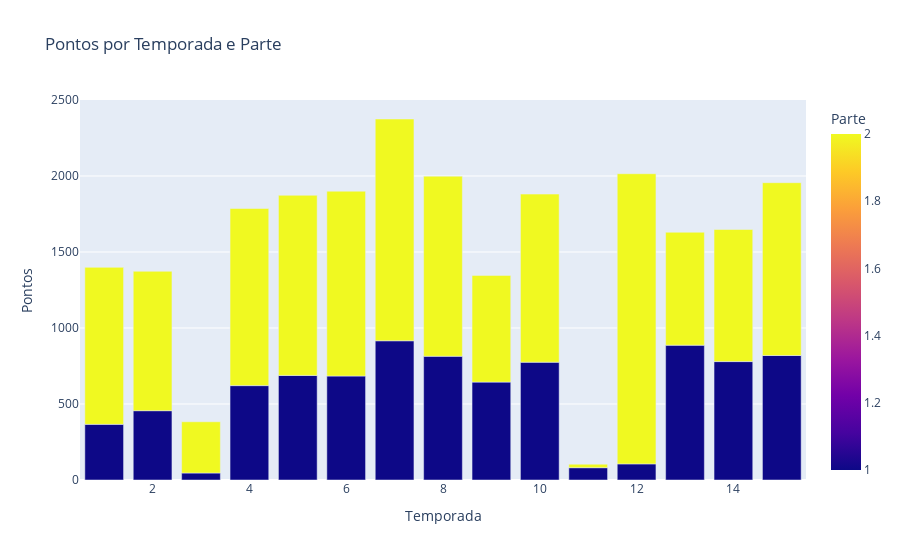

Source (notebook cell):
### Code cell
pontos_por_parte = df.groupby(['Temporada', 'Parte'])['PTS'].sum().reset_index()

#PTS por Temporada e Parte
fig = px.bar(pontos_por_parte, x='Temporada', y='PTS', color='Parte', barmode='group',
             title='Pontos por Temporada e Parte',
             labels={'Temporada': 'Temporada', 'PTS': 'Pontos', 'Parte': 'Parte'})
fig.show()

### Figure 1 — Plotly figure (JSON) as saved in the notebook; plotly's stock layout.template omitted (floating-point values rounded to 4 significant figures)
{"data": [{"alignmentgroup": "True", "hovertemplate": "Temporada=%{x}<br>Pontos=%{y}<br>Parte=%{marker.color}<extra></extra>", "legendgroup": "", "marker": {"color": [1, 2, 1, 2, 1, 2, 1, 2, 1, 2, 1, 2, 1, 2, 1, 2, 1, 2, 1, 2, 1, 2, 1, 2, 1, 2, 1, 2, 1, 2], "coloraxis": "coloraxis", "pattern": {"shape": ""}}, "name": "", "offsetgroup": "", "orientation": "v", "showlegend": false, "textposition": "auto", "type": "bar", "x": [1, 1, 2, 2, 3, 3, 4, 4, 5, 5, 6, 6, 7, 7, 8, 8, 9, 9, 10, 10, 11, 11, 12, 12, 13, 13, 14, 14, 15, 15], "xaxis": "x", "y": [366, 1033, 456, 917, 46, 337, 621, 1165, 688, 1185, 684, 1216, 916, 1459, 814, 1185, 644, 702, 775, 1106, 81, 23, 106, 1909, 887, 743, 779, 869, 819, 1137], "yaxis": "y"}], "layout": {"barmode": "group", "coloraxis": {"colorbar": {"title": {"text": "Parte"}}, "colorscale": [[0, "#0d0887"], [0.1111, "#46039f"], [0.2222, "#7201a8"], [0.3333, "#9c179e"], [0.4444, "#bd3786"], [0.5556, "#d8576b"], [0.6667, "#ed7953"], [0.7778, "#fb9f3a"], [0.8889, "#fdca26"], [1, "#f0f921"]]}, "legend": {"tracegroupgap": 0}, "title": {"text": "Pontos por Temporada e Parte"}, "xaxis": {"anchor": "y", "domain": [0, 1], "title": {"text": "Temporada"}}, "yaxis": {"anchor": "x", "domain": [0, 1], "title": {"text": "Pontos"}}}}
